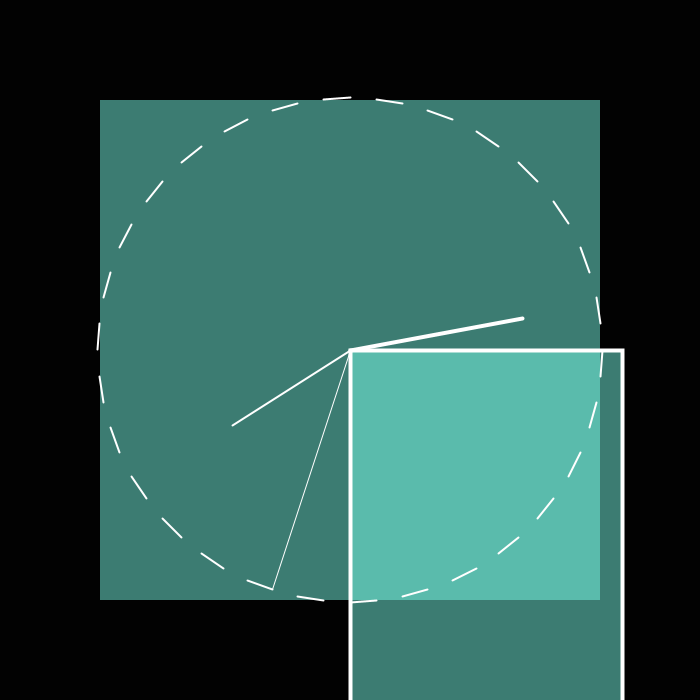
Frame 1 (no input)
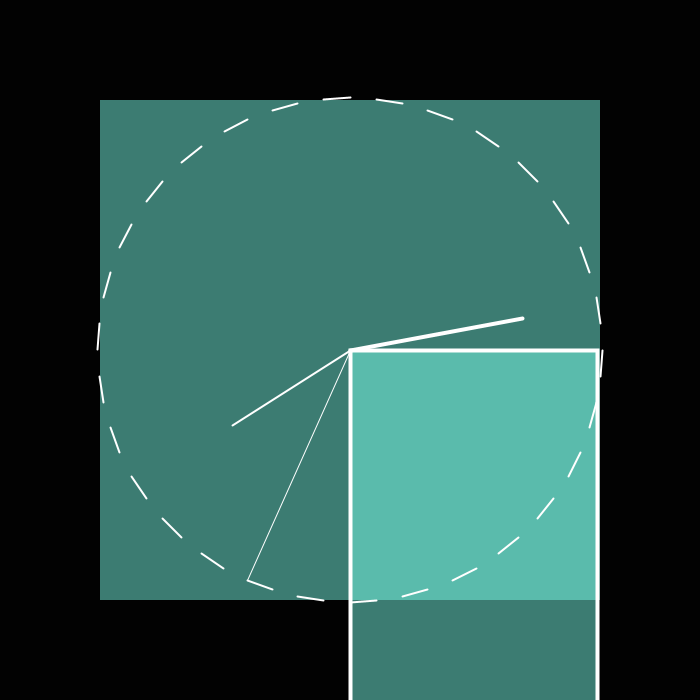
Frame 60 (the mouse pressed at the canvas centre just before this capture)
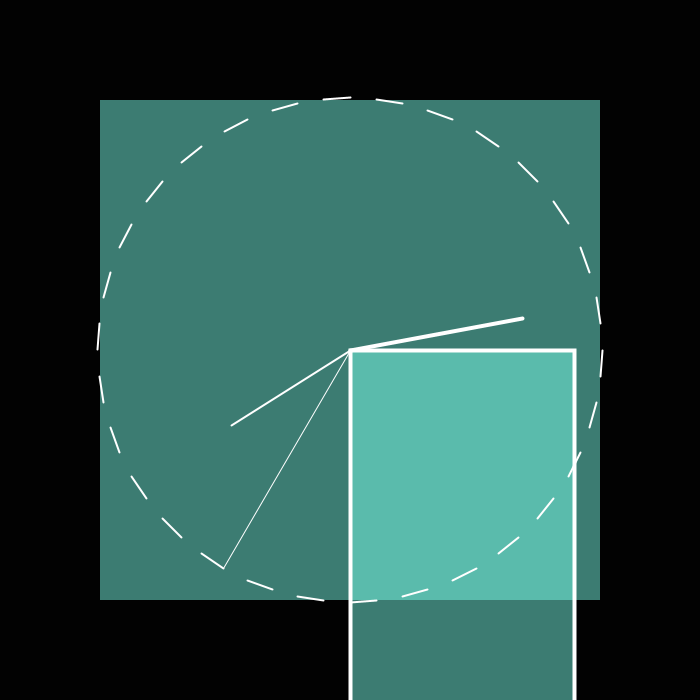
Frame 120 (the mouse held since frame 60 and released just before this capture)

The Processing sketch that drew these frames (run headless with seeded random() and noise(); from frame 60 on, the mouse is pressed at the canvas centre):

// Processing sketch: processing_78732
// ── processing_78732.pde

//HOMEWORK CLOCK

int cx, cy;
float secondsRadius;
float minutesRadius;
float hoursRadius;
float clockDiameter;

void setup() {
  size(700, 700);
  stroke(250);
  smooth();
  

  
  int radius = min(width, height) / 2;
  secondsRadius = radius * 0.72;
  minutesRadius = radius * 0.40;
  hoursRadius = radius * 0.50;
  clockDiameter = radius * 1.9;
  
  cx = width / 2;
  cy = height / 2;
}

void draw() {
  background(2);
  
  //clock 
  fill(122,255,234,123);
  noStroke();
  rect(100,100, 500, 500);
  
 
 
  float s = map(second(), 0, 60, 0, TWO_PI) - HALF_PI;
  float m = map(minute() + norm(second(), 0, 60), 0, 60, 0, TWO_PI) - HALF_PI; 
  float h = map(hour() + norm(minute(), 0, 60), 0, 24, 0, TWO_PI * 2) - HALF_PI;
  
  // hands of the clock
  stroke(255);
  strokeWeight(1);
  line(cx, cy, cx + cos(s) * secondsRadius, cy + sin(s) * secondsRadius);
  strokeWeight(2);
  line(cx, cy, cx + cos(m) * minutesRadius, cy + sin(m) * minutesRadius);
  strokeWeight(4);
  line(cx, cy, cx + cos(h) * hoursRadius, cy + sin(h) * hoursRadius);
  rect(cx, cy, cx + cos(s) * secondsRadius, cy + sin(s) * secondsRadius);
  
  // minute ticks
  strokeWeight(2);
  beginShape(LINES);
  for (int a = 0; a < 360; a+=6) {
    float angle = radians(a);
    float x = cx + cos(angle) * secondsRadius;
    float y = cy + sin(angle) * secondsRadius;
    vertex(x, y);
  }
  endShape();
}
